Frame 1 (no input): blank canvas, image omitted
Frame 60 (no input): blank canvas, image omitted
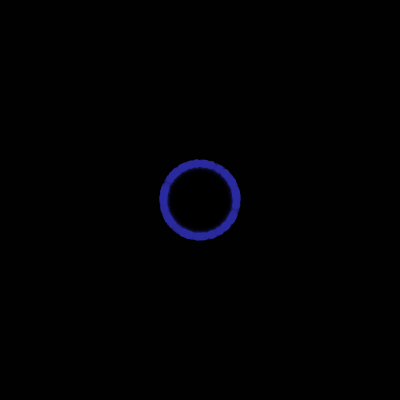
Frame 120 (the mouse pressed at the canvas centre since frame 60)

The p5.js sketch whose frames 1 and 60 were blank and that drew this single picture after the mouse press (run headless with seeded random() and noise() and a simulated clock; from frame 60 on, the mouse is pressed at the canvas centre):

// p5.js sketch
// ── sketch.js
let ps = [];

function setup() {
  createCanvas(400, 400);
  colorMode(HSB, 255);
}

function draw() {
  background(0,0,0,150);
  
  for(let i = ps.length - 1; i >=  0; i--){
    ps[i].update();
    ps[i].display();
    
    if(ps[i].done){
      ps.splice(i, 1)
    }
  } 
}

function mousePressed(){
    ps.push(new System(mouseX, mouseY));
  }
  
  //for(let i = 0; i < 150; i ++){
    //particle.color1[i] = random(150, 180);
    //particle.color2[i] = random(160, 190);
  //}


 

// ── particle.js
class Particle {
  constructor(x, y){
    this.pos = createVector(x, y)
    this.vel = createVector(0, 0)
    this.acc = p5.Vector.random2D();
    this.acc.mult(0.02);
    this.life = 255;
    this.done = false;
    this.hueValue = 0;
    this.color1 = 170;
    this.color2 = 185;
  }
  
  update(){
    if(this.pos <= 8 || this.pos >= 8){
      this.acc * -1;
      this.vel * -1;
    }
    
    this.finished();
    
    this.vel.add(this.acc);
    this.pos.add(this.vel);
    
    this.life -= 1.6;
  }
  display(){
    noStroke();
    fill(this.color1, this.color2, 160, this.life);
    ellipse(this.pos.x, this.pos.y, 8, 8);
  }

  finished(){
    if (this.life < 0){
      this.done = true;
    } else {
      this.done = false;
    }
  }
} 
// ── system.js
class System{
  constructor(x,y){
    this.x = x;
    this.y = y;
    
    this.particles = []; 
    this.num = 150;
    for(let i = 0; i < this.num; i++){
    this.particles.push(new Particle(this.x, this.y));
  }
    this.done = false;
}


update(){
  this.finished();
    for (let i = this.particles.length - 1; i >= 0; i--){
    this.particles[i].update();
    
    if (this.particles[i].done){
      this.particles.splice(i, 1);
    } 
  }
}

display(){
  for(let i = 0; i < this.particles.length; i ++){
    this.particles[i].display();
 }
}
  
  finished(){
    if(this.particles.length == 0){
      this.done = true;
    } else {
    this.done = false;
    }
  }
}
